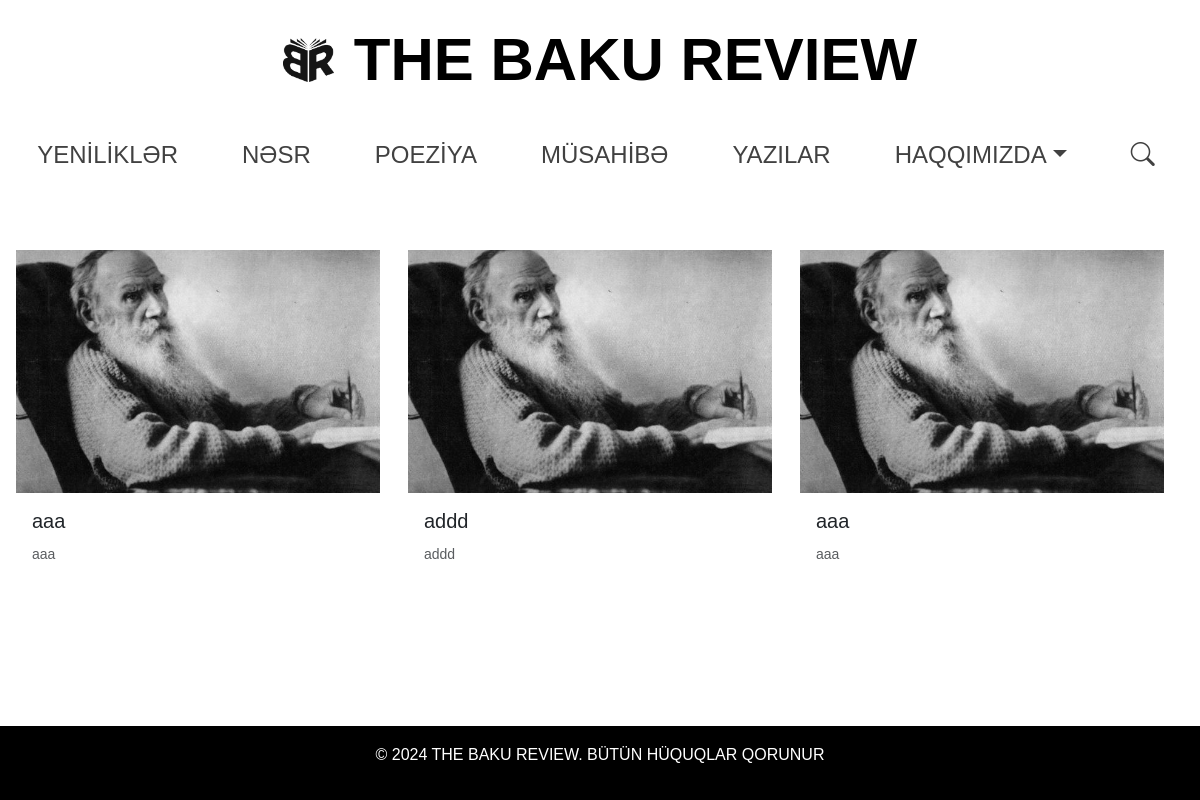
Before: /writings/ with the older database file.
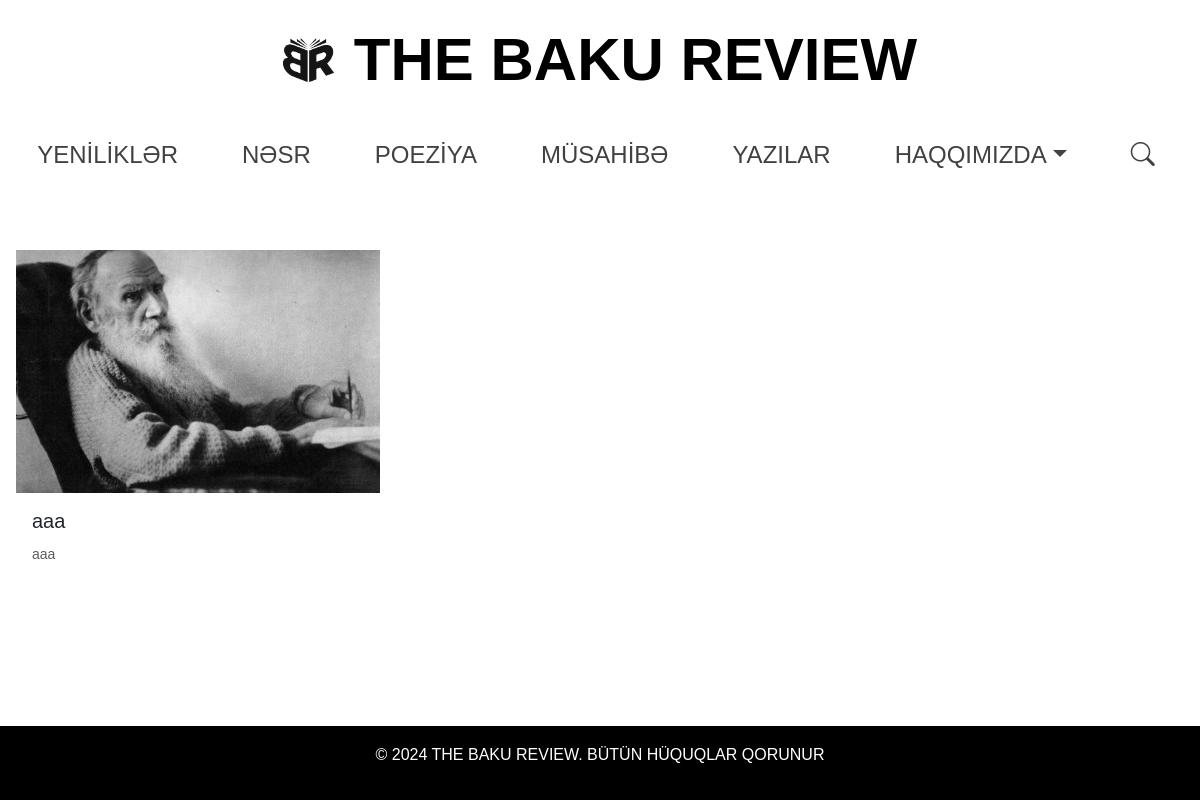
After: the same page with the newer database file.
### core/models.py (models this page shows, shortened)
class BaseModel(models.Model):
    title = models.CharField(max_length=200, db_index=True)
    slug = models.SlugField(max_length=200, unique=True, blank=True)
    content = CKEditor5Field("Text", config_name="extends")
    image = models.ImageField(upload_to=get_image_upload_path)
    thumbnail = models.ImageField(
        upload_to=get_image_upload_path, null=True, blank=True
    )
    author = models.CharField(max_length=100, db_index=True)
    is_active = models.BooleanField(default=True)
    created_at = models.DateTimeField(auto_now_add=True)
    class Meta:
        abstract = True

class Writings(BaseModel):
    class Meta:
        verbose_name = "Yazılar"
        verbose_name_plural = "Yazılar"

### core/views.py (the view)
# urls.py: path("writings/", views.WritingsListView.as_view(), name="writings_list"),
class WritingsListView(ListView):
    model = Writings
    template_name = "writings_list.html"
    context_object_name = "writings_list"
    paginate_by = 16
    def get_queryset(self):
        return Writings.objects.filter(is_active=True)

### templates/writings_list.html (shortened to what this page needs)
{% extends 'base.html' %}
{% load static %}
{% block content %}
<main class="container mt-4">
    <div class="row detail">
        {% for writting in writings_list %}
        <div class="col-md-4 prose-list mb-4">
            <a href="{% url 'writings_detail' writting.slug %}" class="card prose-card" style="height: 100%; text-decoration: none; color: inherit; border: none;">
                <img src="{{ writting.thumbnail.url }}" class="card-img-top" alt="{{ writting.title }}">
                <div class="card-body">
                    <h5 class="card-title">{{ writting.title }}</h5>
                    <p class="card-text"><small class="text-muted">{{ writting.author }}</small></p>
                </div>
            </a>
        </div>
        {% endfor %}
    </div>
</main>
{% endblock %}

### templates/base.html (shortened to what this page needs)
{% load static %}
<!DOCTYPE html>
<html lang="en">
<head>
    <link href="https://cdn.jsdelivr.net/npm/bootstrap@5.3.0/dist/css/bootstrap.min.css" rel="stylesheet">
    <link rel="stylesheet" href="{% static 'css/styles.css' %}">
    <link rel="stylesheet" href="https://cdn.jsdelivr.net/npm/bootstrap-icons@1.10.5/font/bootstrap-icons.css">
</head>
<body>
    <header class="bg-white text-white text-center py-4" style="margin-bottom: 20px;">
        <h1 class="site-title">
            <a href="/" class="d-flex align-items-center" style="text-decoration: none; color: inherit;">
                <img src="{% static 'images/logo.png' %}" alt="Logo" class="logo" />
                <span>THE BAKU REVIEW</span>
            </a>
        </h1>
        <nav class="d-none d-md-block d-lg-block">
            <ul class="nav justify-content-center">
                <li class="nav-item"><a class="nav-link" href="{% url 'news_list' %}">YENİLİKLƏR</a></li>
                <li class="nav-item"><a class="nav-link" href="{% url 'prose_list' %}">NƏSR</a></li>
                <li class="nav-item"><a class="nav-link" href="{% url 'poetry_list' %}">POEZİYA</a></li>
                <li class="nav-item"><a class="nav-link" href="{% url 'interview_list' %}">MÜSAHİBƏ</a></li>
                <li class="nav-item"><a class="nav-link" href="{% url 'writings_list' %}">YAZILAR</a></li>
                <li class="nav-item dropdown">
                    <a class="nav-link dropdown-toggle" href="#" id="aboutDropdown" role="button" data-bs-toggle="dropdown" aria-expanded="false">HAQQIMIZDA</a>
                </li>
                <li class="nav-item d-flex align-items-center">
                    <a href="#" id="searchToggle" class="nav-link me-2">
                        <i class="bi bi-search"></i>
                    </a>
                </li>
            </ul>
        </nav>
    </header>
    <main class="container mt-5">
        {% block content %}
        {% endblock %}
    </main>
    <footer class="bg-dark text-white text-center py-3">
        <p>© 2024 THE BAKU REVIEW. BÜTÜN HÜQUQLAR QORUNUR</p>
    </footer>
</body>
</html>

### static/css/styles.css (style rules this page uses)
* { margin: 0; padding: 0; box-sizing: border-box; }
.logo { max-height: 3.7vw; margin-right: 20px; }
.prose-card .card-title { color: inherit; transition: color 0.3s; }
body { font-family: Arial, sans-serif; line-height: 1.6; display: flex; flex-direction: column; min-height: 100vh; margin: 0; }
header { background: #333; color: #ffffff; text-align: center; }
header h1 { margin-bottom: 2rem; font-size: 6rem; display: inline-block; width: auto; text-align: center; color: #000; font-weight: 580; white-space: nowrap; }
.container { width: 100%; max-width: none; padding-left: 0.5rem; padding-right: 1rem; }
nav ul { list-style: none; display: flex; justify-content: center; flex-wrap: wrap; }
nav ul li { margin: 0 1rem; }
nav ul li a { color: #ffffff; text-decoration: none; font-size: 1.5rem !important; }
.nav-link { color: rgb(65, 65, 65) !important; }
.mt-4 { margin-top: 0; }
.mt-5 { margin-top: 0 !important; }
main { flex: 1; margin-bottom: 50px; }
.bg-dark { background-color: #000 !important; }
footer { background: #333; color: #fff; text-align: center; padding: 1rem 0; width: 100%; position: relative; bottom: 0; padding-top: 1rem !important; padding-bottom: 1rem !important; bottom: 0 !important; }
.prose-list { flex: 1 1 33.333%; max-width: calc(33.333% - 1rem); box-sizing: border-box; }
.row.detail { height: 100%; display: flex; align-items: stretch; gap: 1rem; }
.container .row>* { padding-right: 0; }
.site-title { font-size: 5vw; white-space: nowrap; }
.card-img, .card-img-top { border-top-left-radius: 0 !important; border-top-right-radius: 0 !important; width: 100%; height: auto; object-fit: cover; aspect-ratio: 3 / 2; }
.nav-link { transition: color 0.3s ease; }

### templates/base.html (style rules this page uses)
.nav-link { color: white; transition: color 0.3s; }

Changed rows visible on the page:
removed Writings: thumbnail (picture), title "addd", author "addd"
removed Writings: thumbnail (picture), title "aaa", author "aaa"
